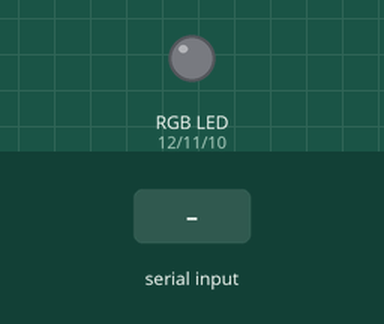
Recording of a sketch running on a simulated Arduino Uno, built with avr-gcc and run on an emulated ATmega328P. Parts: an RGB LED mixed from three pins (HIGH = lit). The test bench sets the inputs (shaded band).

Above: at 1.2 s.
1.3 s: "R" received over Serial
At 1.8 s:
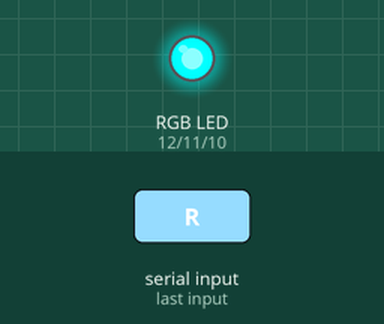
2.8 s: "B" received over Serial
At 4.0 s:
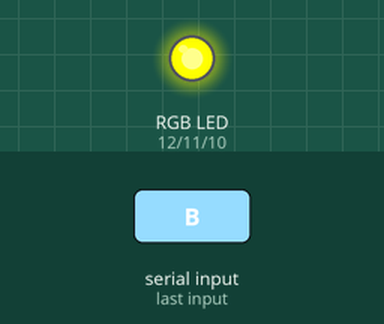
4.3 s: "O" received over Serial
At 5.3 s:
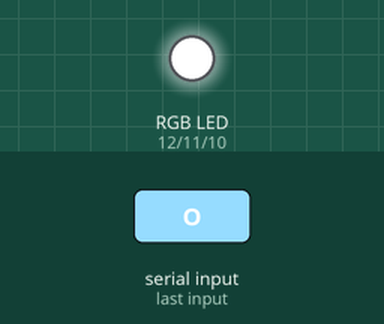
5.8 s: "W" received over Serial
At 6.4 s:
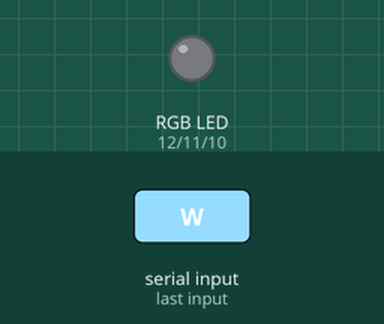
Timing chart, 0 to 8.3 s (numbered marks = the images above; inputs shaded):
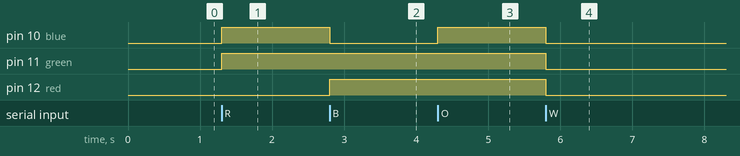

Measured:
- after the input at 1.3 s, pin 10 (blue), pin 11 (green): LOW → HIGH at once
- after the input at 2.8 s, pin 10 (blue): HIGH → LOW at once; pin 12 (red): LOW → HIGH at once
- after the input at 4.3 s, pin 10 (blue): LOW → HIGH at once
- after the input at 5.8 s, pin 10 (blue), pin 11 (green), pin 12 (red): HIGH → LOW at once

The sketch:

rgbledtest.ino
```cpp
const int red = 12;
const int green = 11;
const int blue = 10;

int incomingByte;

void setup() {
  // put your setup code here, to run once:
  Serial.begin(9600);

  pinMode(red, OUTPUT);
  pinMode(green, OUTPUT);
  pinMode(blue, OUTPUT);

}

void loop() {
  // put your main code here, to run repeatedly:
  if (Serial.available() > 0) {
    incomingByte = Serial.read();
    if (incomingByte == 'W') {
      analogWrite(red, 0);
      analogWrite(green, 0);
      analogWrite(blue, 0);
    }
    if (incomingByte == 'R') {
      analogWrite(red, 0);
      analogWrite(green, 255);
      analogWrite(blue, 255);
    }
    if (incomingByte == 'B') {
      analogWrite(red, 255);
      analogWrite(green, 255);
      analogWrite(blue, 0);
    }
    if (incomingByte == 'O') {
      analogWrite(red, 255);
      analogWrite(green, 255);
      analogWrite(blue, 255);
    }
  }
}
```
